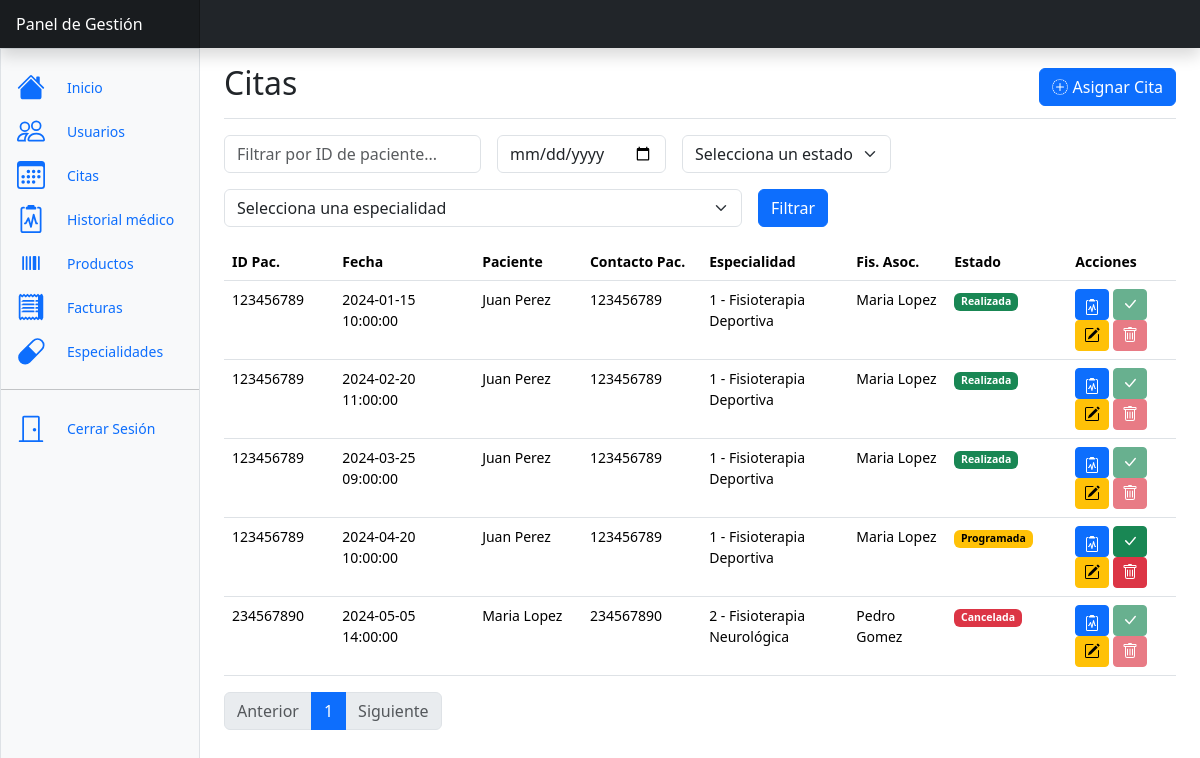
/pages/appointments.php?pagina=1 (signed in), run on the app's committed database.
### tables this page shows
CREATE TABLE citas (
  cita_id INT AUTO_INCREMENT PRIMARY KEY,
  paciente_id VARCHAR(9),
  fisioterapeuta_id VARCHAR(9),
  fecha_hora DATETIME,
  estado ENUM('Programada', 'Cancelada', 'Realizada'),
  especialidad_id INT,
  historial_id INT UNIQUE,
  FOREIGN KEY (paciente_id) REFERENCES usuarios(usuario_id),
  FOREIGN KEY (fisioterapeuta_id) REFERENCES usuarios(usuario_id),
  FOREIGN KEY (especialidad_id) REFERENCES especialidades(especialidad_id)
);

CREATE TABLE usuarios (
  usuario_id VARCHAR(9) PRIMARY KEY,
  acerca_de VARCHAR(255),
  nombre VARCHAR(255),
  apellidos VARCHAR(255),
  telefono VARCHAR(100),
  fecha_nacimiento DATE,
  direccion VARCHAR(100),
  provincia VARCHAR(100),
  municipio VARCHAR(100),
  cp VARCHAR(7),
  email VARCHAR(100) UNIQUE,
  pass VARCHAR(255),
  rol ENUM('Administrador', 'Paciente', 'Fisioterapeuta'),
  genero ENUM('hombre', 'mujer', 'otro'),
  especialidad INT,
  sesiones_disponibles INT,
  FOREIGN KEY (especialidad) REFERENCES especialidades(especialidad_id)
);

CREATE TABLE especialidades (
  especialidad_id INT AUTO_INCREMENT PRIMARY KEY,
  descripcion VARCHAR(255),
  fecha TIMESTAMP NOT NULL DEFAULT current_timestamp() ON UPDATE current_timestamp()
);

### models/BaseModel.php (called while the page is built, shortened)
<?php
class BaseModel
{
    protected static $conexion = null;
    public function __construct()
    {
        if (self::$conexion === null) {
            $host = 'mysql';
            $usuario = 'root';
            $contrasena = 'root';
            $base_de_datos = 'clinic-managment';
            self::$conexion = new mysqli($host, $usuario, $contrasena, $base_de_datos);
        }
    }
    public function read($tabla, $condicion = '')
    {
        $sql = "SELECT * FROM `$tabla`";
        if ($condicion !== '') {
            $sql .= " WHERE $condicion";
        }
        $resultado = self::$conexion->query($sql);
        $datos = array();
        while ($fila = $resultado->fetch_assoc()) {
            $datos[] = $fila;
        }
        return $datos;
    }
}

### controllers/AppointmentController.php (called while the page is built, shortened)
<?php
require_once '../models/AppointmentModel.php';
class AppointmentController
{
    private $appointmentModel;
    public function __construct()
    {
        $this->appointmentModel = new AppointmentModel();
    }
    public function obtenerCitasPaginadas($iniciar, $articulos_x_pagina)
    {
        return $this->appointmentModel->obtenerCitasPaginadas($iniciar, $articulos_x_pagina);
    }
    public function obtenerCitas()
    {
        return $this->appointmentModel->read('citas');
    }
}

### models/AppointmentModel.php (called while the page is built, shortened)
<?php
require_once 'BaseModel.php';
class AppointmentModel extends BaseModel
{
    public function obtenerCitasPaginadas($iniciar, $articulos_x_pagina)
    {
        $sql = "SELECT
        c.cita_id,
        c.fecha_hora,
        c.estado,
        c.especialidad_id,
        e.descripcion,
        p.usuario_id AS paciente_id,
        p.nombre AS paciente_nombre,
        p.apellidos AS paciente_apellidos,
        p.telefono AS paciente_telefono,
        -- p.email AS paciente_email,
        -- p.fecha_nacimiento AS paciente_fecha_nacimiento,
        -- p.direccion AS paciente_direccion,
        -- p.provincia AS paciente_provincia,
        -- p.municipio AS paciente_municipio,
        -- p.cp AS paciente_cp,
        -- p.genero AS paciente_genero,
        p.sesiones_disponibles AS paciente_sesiones_disponibles,
        f.usuario_id AS fisioterapeuta_id,
        f.nombre AS fisioterapeuta_nombre,
        f.apellidos AS fisioterapeuta_apellidos
        -- f.telefono AS fisioterapeuta_telefono,
        -- f.email AS fisioterapeuta_email,
        -- f.fecha_nacimiento AS fisioterapeuta_fecha_nacimiento,
        -- f.direccion AS fisioterapeuta_direccion,
        -- f.provincia AS fisioterapeuta_provincia,
        -- f.municipio AS fisioterapeuta_municipio,
        -- f.cp AS fisioterapeuta_cp,
        -- f.genero AS fisioterapeuta_genero,
        -- f.sesiones_disponibles AS fisioterapeuta_sesiones_disponibles
        FROM
            citas c
        INNER JOIN
            usuarios p ON c.paciente_id = p.usuario_id
        INNER JOIN
            usuarios f ON c.fisioterapeuta_id = f.usuario_id
        INNER JOIN
            especialidades e ON c.especialidad_id = e.especialidad_id
        LIMIT $iniciar, $articulos_x_pagina";
        $resultado =  self::$conexion->query($sql);
        $datos = array();
        while ($fila = $resultado->fetch_assoc()) {
            $datos[] = $fila;
        }
        return $datos;
    }
}

### pages/appointments.php (the view, shortened to what this page needs)
<?php
require_once '../controllers/AppointmentController.php';
$appointmentController = new AppointmentController();
$articulos_x_pagina = 5;
$citas = $appointmentController->obtenerCitas();
$iniciar = ($_GET['pagina']  - 1) * $articulos_x_pagina;
$filtro_usuario_id = isset($_POST['usuario_id']) ? $_POST['usuario_id'] : '';
$filtro_fecha_hora = isset($_POST['fecha_hora']) ? $_POST['fecha_hora'] : '';
$filtro_estado = isset($_POST['estado']) ? $_POST['estado'] : '';
$filtro_especialidad = isset($_POST['especialidad']) ? $_POST['especialidad'] : '';
if (!empty($filtro_usuario_id) || !empty($filtro_estado) || !empty($filtro_fecha_hora) || !empty($filtro_especialidad)) {
    $citasPaginadas = $appointmentController->buscarCitas($filtro_usuario_id, $filtro_fecha_hora, $filtro_estado, $filtro_especialidad);
} else {
    $citasPaginadas = $appointmentController->obtenerCitasPaginadas($iniciar, $articulos_x_pagina);
}
$n_botones_paginacion = ceil(count($citas) / $articulos_x_pagina);
include_once './includes/dashboard.php';
?>
<div class="d-flex justify-content-between flex-wrap flex-md-nowrap align-items-center pt-3 pb-2 mb-3 border-bottom">
    <h1 class="h2">Citas</h1>
    <button type="button" class="btn btn-primary" data-bs-toggle="modal" data-bs-target="#AsignarCita">
        Asignar Cita
    </button>
</div>
<div class="table-responsive small">
    <form class="row g-3" method="post" action="">
        <div class="col-auto">
            <input type="text" class="form-control" id="usuario_id" name="usuario_id" placeholder="Filtrar por ID de paciente...">
        </div>
        <div class="col-auto">
            <input type="date" class="form-control" id="fecha_hora" name="fecha_hora">
        </div>
        <div class="col-auto">
            <select class="form-select" id="estado" name="estado">
                <option selected value="" hidden>Selecciona un estado</option>
            </select>
        </div>
        <div class="col-auto">
            <select class="form-select" id="especialidad" name="especialidad">
                <option selected value="" hidden>Selecciona una especialidad</option>
            </select>
        </div>
        <div class="col-auto">
            <button type="submit" class="btn btn-primary mb-3">Filtrar</button>
        </div>
    </form>
    <div class="row">
        <div class="col">
            <div class="table-responsive">
                <table class="table">
                    <thead>
                        <tr>
                            <th scope="col" style="width: 5%;">ID Pac.</th>
                            <th scope="col" style="width: 10%;">Fecha</th>
                            <th scope="col" style="width: 7%;">Paciente</th>
                            <th scope="col" style="width: 7%;">Contacto Pac.</th>
                            <th scope="col" style="width: 10%;">Especialidad</th>
                            <th scope="col" style="width: 7%;">Fis. Asoc.</th>
                            <th scope="col" style="width: 6%;">Estado</th>
                            <th scope="col" style="width: 7%;">Acciones</th>
                        </tr>
                    </thead>
                    <?php if (!empty($citasPaginadas)) : ?>
                        <?php foreach ($citasPaginadas as $cita) : ?>
                            <tr>
                                <td><?php echo $cita['paciente_id']; ?></td>
                                <td><?php echo $cita['fecha_hora']; ?></td>
                                <td><?php echo $cita['paciente_nombre'] . " " . $cita['paciente_apellidos']; ?></td>
                                <td><?php echo $cita['paciente_telefono'] ?></td>
                                <td><?php echo $cita['especialidad_id'] . ' - ' . $cita['descripcion'] ?></td>
                                <td><?php echo $cita['fisioterapeuta_nombre'] . " " . $cita['fisioterapeuta_apellidos'];  ?></td>
                                <td>
                                    <?php
                                    $estado = $cita['estado'];
                                    switch ($estado) {
                                        case 'Realizada':
                                            $text_gb_class = 'text-bg-success';
                                            break;
                                        case 'Cancelada':
                                            $text_gb_class = 'text-bg-danger';
                                            break;
                                        case 'Programada':
                                            $text_gb_class = 'text-bg-warning';
                                            break;
                                    }
                                    ?>
                                    <span class="badge <?php echo $text_gb_class; ?>">
                                        <?php echo $estado; ?>
                                    </span>
                                </td>
                                <td>
                                    <a href="medical-history.php?usuario_id=<?php echo $cita['paciente_id']; ?>" class="btn btn-primary btn-sm">
                                    </a>
                                    <button class="btn btn-sm btn-success" <?php if ($cita['estado'] == 'Realizada' || $cita['estado'] == 'Cancelada') {
                                                                                echo 'disabled';
                                                                            } ?> data-bs-toggle="modal" data-bs-target="#confirm_<?php echo $cita['cita_id']; ?>"><svg xmlns="http://www.w3.org/2000/svg" width="16" height="16" fill="currentColor" class="bi bi-check-lg" viewBox="0 0 16 16">
                                            <path d="M12.736 3.97a.733.733 0 0 1 1.047 0c.286.289.29.756.01 1.05L7.88 12.01a.733.733 0 0 1-1.065.02L3.217 8.384a.757.757 0 0 1 0-1.06.733.733 0 0 1 1.047 0l3.052 3.093 5.4-6.425z" />
                                        </svg></button>
                                    <button class="btn btn-sm btn-warning" <?php if ($cita['estado'] == 'Realizada' || $cita['estado'] == 'Cancelada') {
                                                                                echo 'disabled';
                                                                            } ?>data-bs-toggle="modal" data-bs-target="#edit_<?php echo $cita['cita_id']; ?>"></button>
                                    <button class="btn btn-sm btn-danger" <?php if ($cita['estado'] == 'Realizada' || $cita['estado'] == 'Cancelada') {
                                                                                echo 'disabled';
                                                                            } ?> data-bs-toggle="modal" data-bs-target="#delete_<?php echo $cita['cita_id']; ?>"></button>
                                </td>
                            </tr>
                        <?php endforeach; ?>
                    <?php else : ?>
                        <tr>
                            <td colspan="6">No se encontraron citas.</td>
                        </tr>
                    <?php endif; ?>
                </table>
            </div>
        </div>
    </div>
</div>
<nav aria-label="Page navigation example">
    <ul class="pagination">
        <li class="page-item <?php echo $_GET['pagina'] <= 1 ? 'disabled' : ''; ?>">
            <a class="page-link" href="appointments.php?pagina=<?php echo $_GET['pagina'] - 1; ?>">Anterior</a>
        </li>
        <?php for ($i = 0; $i < $n_botones_paginacion; $i++) : ?>
            <li class="page-item <?php echo $_GET['pagina'] == $i + 1 ? 'active' : ''; ?>">
                <a class="page-link" href="appointments.php?pagina=<?php echo $i + 1; ?>"><?php echo $i + 1; ?></a>
            </li>
        <?php endfor; ?>
        <li class="page-item <?php echo $_GET['pagina'] >= $n_botones_paginacion ? 'disabled' : ''; ?>">
            <a class="page-link" href="appointments.php?pagina=<?php echo $_GET['pagina'] + 1; ?>">Siguiente</a>
        </li>
    </ul>
</nav>
</main>
</body>
</html>

### assets/custom/css/style.css (style rules this page uses)
.bi { vertical-align: -.125em; fill: currentColor; }

### data on the page
citas: paciente.usuario_id "123456789", fecha_hora "2024-01-15 10:00:00", paciente.nombre "Juan", paciente.apellidos "Perez", paciente.telefono "123456789", especialidad "1", especialidad.descripcion "Fisioterapia Deportiva", fisioterapeuta.nombre "Maria", fisioterapeuta.apellidos "Lopez", estado "Realizada"
citas: paciente.usuario_id "123456789", fecha_hora "2024-02-20 11:00:00", paciente.nombre "Juan", paciente.apellidos "Perez", paciente.telefono "123456789", especialidad "1", especialidad.descripcion "Fisioterapia Deportiva", fisioterapeuta.nombre "Maria", fisioterapeuta.apellidos "Lopez", estado "Realizada"
citas: paciente.usuario_id "123456789", fecha_hora "2024-03-25 09:00:00", paciente.nombre "Juan", paciente.apellidos "Perez", paciente.telefono "123456789", especialidad "1", especialidad.descripcion "Fisioterapia Deportiva", fisioterapeuta.nombre "Maria", fisioterapeuta.apellidos "Lopez", estado "Realizada"
citas: paciente.usuario_id "123456789", fecha_hora "2024-04-20 10:00:00", paciente.nombre "Juan", paciente.apellidos "Perez", paciente.telefono "123456789", especialidad "1", especialidad.descripcion "Fisioterapia Deportiva", fisioterapeuta.nombre "Maria", fisioterapeuta.apellidos "Lopez", estado "Programada"
citas: paciente.usuario_id "234567890", fecha_hora "2024-05-05 14:00:00", paciente.nombre "Maria", paciente.apellidos "Lopez", paciente.telefono "234567890", especialidad "2", especialidad.descripcion "Fisioterapia Neurológica", fisioterapeuta.nombre "Pedro", fisioterapeuta.apellidos "Gomez", estado "Cancelada"
